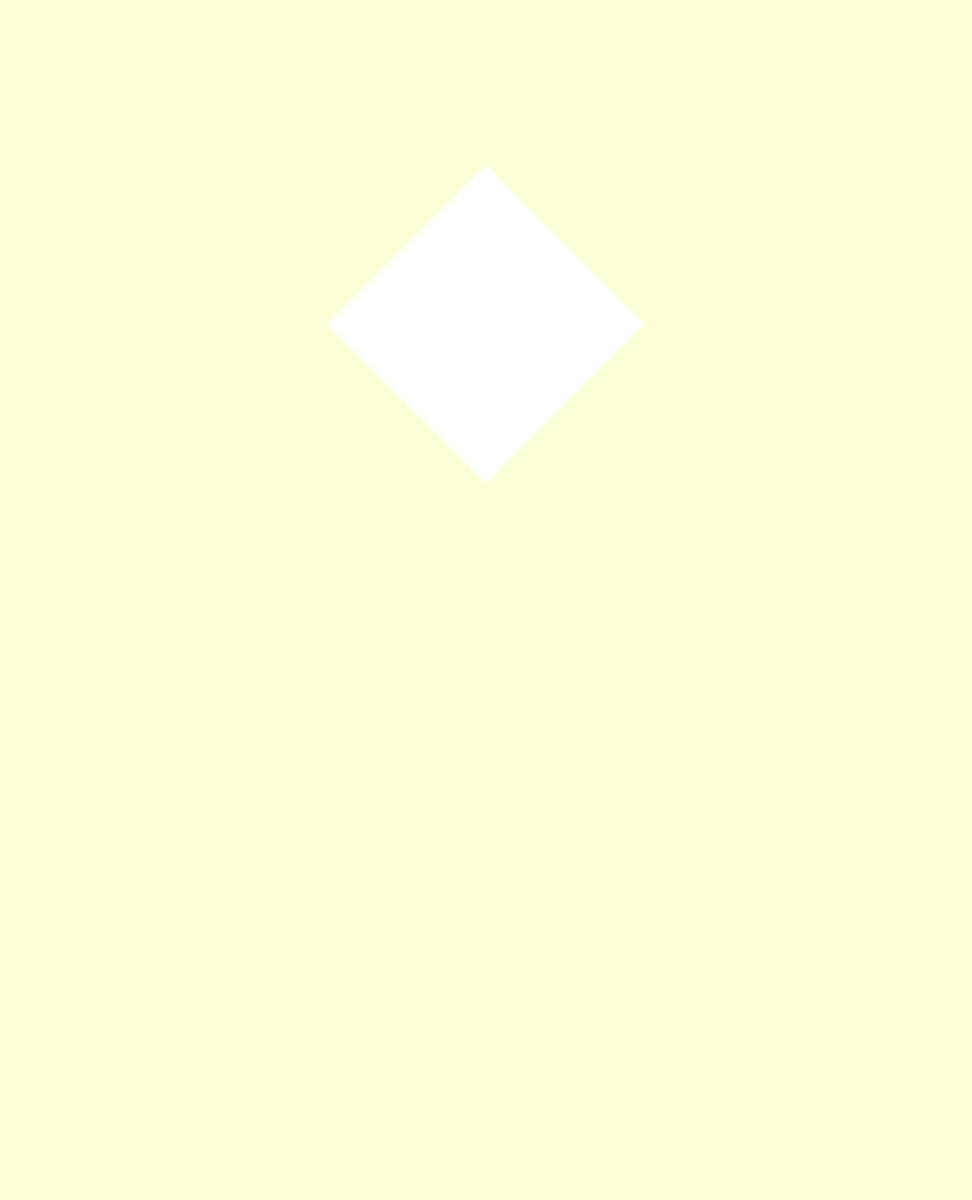
Frame 1 (no input)
Frame 60 (the mouse pressed at the canvas centre just before this capture): identical to frame 1, image omitted
Frame 120 (the mouse held since frame 60 and released just before this capture): identical to frame 1, image omitted

The Processing sketch that drew this single still picture (run headless with seeded random() and noise(); from frame 60 on, the mouse is pressed at the canvas centre):

// Processing sketch: sketch_deardata100
// ── sketch_deardata100.pde
void setup ()
{
  size(1500, 1850);//
  background(252, 255, 214);
  // main shape
  noStroke();
  fill(255, 255, 255);
  beginShape(TRIANGLE_FAN);
  vertex(750, 500);
  vertex(750, 255);
  vertex(995, 500);
  vertex(750, 745);
  vertex(505, 500);
  vertex(750, 255);
  endShape();
}


void draw()
{
  if (mouseX < 490 && mouseY > 610)
  {
    stroke(10);
    fill(255);
    rect(40, 610, 450, 350);
  }
else
{ 
  background(252, 255, 214);
// main shape
noStroke();
fill(255, 255, 255);
beginShape(TRIANGLE_FAN);
vertex(750, 500);
vertex(750, 255);
vertex(995, 500);
vertex(750, 745);
vertex(505, 500);
vertex(750, 255);
endShape();
}
}
